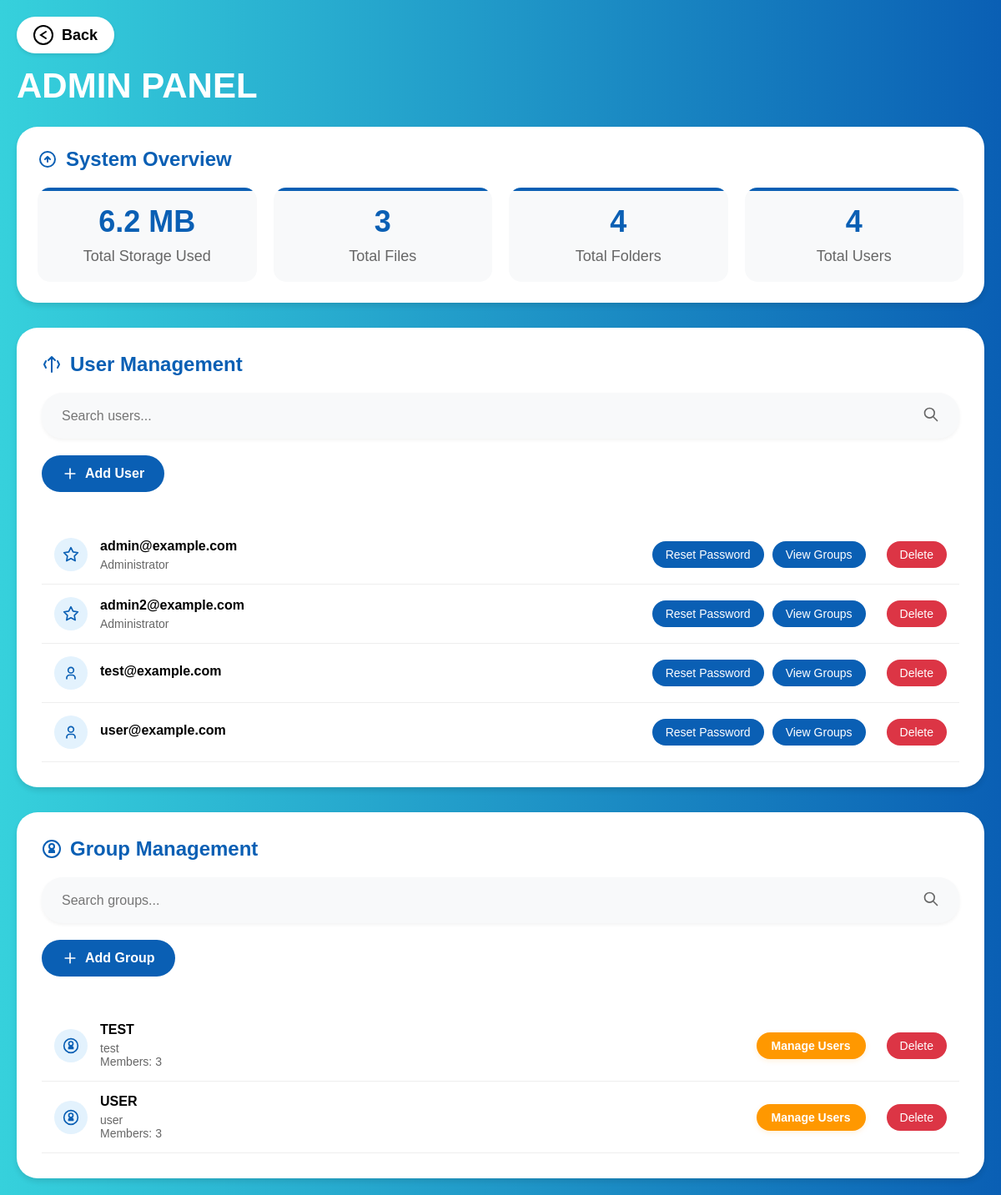
Screenshot of /admin/panel (signed in) with the database file from the repository.
### app.py (models this page shows, shortened)
class User(UserMixin, db.Model):
    id = db.Column(db.Integer, primary_key=True)
    email = db.Column(db.String(120), unique=True, nullable=False)
    password_hash = db.Column(db.String(128))
    is_admin = db.Column(db.Boolean, default=False)
    storage_limit = db.Column(db.BigInteger, default=5 * 1024 * 1024 * 1024)  # 5GB default
    last_login = db.Column(db.DateTime)
    files = db.relationship('File', backref='owner', lazy=True)
    folders = db.relationship('Folder', backref='owner', lazy=True)
    groups = db.relationship('Group', secondary='user_groups', backref=db.backref('users', lazy='dynamic'))

class Group(db.Model):
    id = db.Column(db.Integer, primary_key=True)
    name = db.Column(db.String(100), unique=True, nullable=False)
    description = db.Column(db.String(200))
    created_at = db.Column(db.DateTime, default=datetime.utcnow)

### app.py (the view)
@app.route('/admin/panel')
@login_required
def admin_panel():
    if not current_user.is_admin:
        flash('You do not have access to this page.', 'error')
        return render_template('user_dashboard.html')
    try:
        users = User.query.all()
        total_files = File.query.count()
        total_folders = Folder.query.count()
        total_storage_used = db.session.query(db.func.sum(File.size)).scalar() or 0
        if total_storage_used < 1024:
            total_storage_formatted = f"{total_storage_used} B"
        elif total_storage_used < 1024**2:
            total_storage_formatted = f"{total_storage_used/1024:.1f} KB"
        elif total_storage_used < 1024**3:
            total_storage_formatted = f"{total_storage_used/(1024**2):.1f} MB"
        else:
            total_storage_formatted = f"{total_storage_used/(1024**3):.1f} GB"
        user_storage = []
        for user in users:
            user_files = File.query.filter_by(owner_id=user.id).all()
            storage_used = sum(f.size for f in user_files)
            if storage_used < 1024**2:
                storage_formatted = f"{storage_used/1024:.1f} KB"
            elif storage_used < 1024**3:
                storage_formatted = f"{storage_used/(1024**2):.1f} MB"
            else:
                storage_formatted = f"{storage_used/(1024**3):.1f} GB"
            user_storage.append({
                'id': user.id,
                'email': user.email,
                'storage_used': storage_formatted,
                'storage_limit': f"{user.storage_limit/(1024**3):.1f} GB",
                'usage_percent': round((storage_used / user.storage_limit) * 100, 2) if user.storage_limit > 0 else 0
            })
        all_groups = Group.query.all()
        return render_template('admin_panel.html',
                             users=users,
                             user_storage=user_storage,
                             total_users=len(users),
                             total_files=total_files,
                             total_folders=total_folders,
                             total_storage=total_storage_formatted,
                             groups=all_groups)
    except Exception as e:
        flash(f'Erreur dans /admin/panel : {str(e)}', 'error')
        return redirect(url_for('admin_dashboard'))

### app.py (called while the page is built)
@login_manager.user_loader
def load_user(user_id):
    return User.query.get(int(user_id))

### templates/admin_panel.html (shortened to what this page needs)
<!DOCTYPE html>
<html lang="fr">
<head>
</head>
<body>
    <a href="{{ url_for('admin_dashboard') }}" class="back-button">
        <svg width="24" height="24" viewBox="0 0 24 24" fill="none">
            <circle cx="12" cy="12" r="11" stroke="black" stroke-width="2"/>
            <path d="M15 8L9 12L15 16" stroke="black" stroke-width="2" stroke-linecap="round"/>
        </svg>
        Back
    </a>
    <h1 class="admin-title">ADMIN PANEL</h1>
    <div class="stats-container">
        <h2 class="section-title">
            System Overview
        </h2>
        <div class="stats-grid">
            <div class="stat-card">
                <div class="stat-value">{{ total_storage }}</div>
                <div class="stat-label">Total Storage Used</div>
            </div>
            <div class="stat-card">
                <div class="stat-value">{{ total_files }}</div>
                <div class="stat-label">Total Files</div>
            </div>
            <div class="stat-card">
                <div class="stat-value">{{ total_folders }}</div>
                <div class="stat-label">Total Folders</div>
            </div>
            <div class="stat-card">
                <div class="stat-value">{{ total_users }}</div>
                <div class="stat-label">Total Users</div>
            </div>
        </div>
    </div>
    <div class="user-management">
        <h2 class="section-title">
            <svg width="24" height="24" viewBox="0 0 24 24" fill="none">
                <path d="M12 3V21M12 3L8 7M12 3L16 7M5 8L3 12L5 16M19 8L21 12L19 16" stroke="#0a5fb4" stroke-width="2" stroke-linecap="round" stroke-linejoin="round"/>
            </svg>
            User Management
        </h2>
        <div class="search-container">
            <input type="text" id="userSearch" class="search-input" placeholder="Search users...">
            <button class="search-btn">
                <svg width="20" height="20" viewBox="0 0 24 24" fill="none">
                    <path d="M21 21L15 15M17 10C17 13.866 13.866 17 10 17C6.13401 17 3 13.866 3 10C3 6.13401 6.13401 3 10 3C13.866 3 17 6.13401 17 10Z" stroke="#666" stroke-width="2" stroke-linecap="round" stroke-linejoin="round"/>
                </svg>
            </button>
        </div>
        <button class="btn-add-user" onclick="showAddUserModal()">
            <svg width="20" height="20" viewBox="0 0 24 24" fill="none">
                <path d="M12 5V19M5 12H19" stroke="white" stroke-width="2" stroke-linecap="round" stroke-linejoin="round"/>
            </svg>
            Add User
        </button>
        <ul class="activity-list" id="userList">
            {% for user in users %}
            <li class="activity-item">
                <div class="activity-icon">
                    {% if user.is_admin %}
                    <svg width="20" height="20" viewBox="0 0 24 24" fill="none">
                        <path d="M12 2L15.09 8.26L22 9.27L17 14.14L18.18 21.02L12 17.77L5.82 21.02L7 14.14L2 9.27L8.91 8.26L12 2Z" stroke="#0a5fb4" stroke-width="2" stroke-linecap="round" stroke-linejoin="round"/>
                    </svg>
                    {% else %}
                    <svg width="20" height="20" viewBox="0 0 24 24" fill="none">
                        <circle cx="12" cy="8" r="4" stroke="#0a5fb4" stroke-width="2"/>
                        <path d="M6 21V19C6 16.7909 7.79086 15 10 15H14C16.2091 15 18 16.7909 18 19V21" stroke="#0a5fb4" stroke-width="2"/>
                    </svg>
                    {% endif %}
                </div>
                <div class="activity-details">
                    <div class="activity-title">{{ user.email }}</div>
                    <div class="activity-meta">
                        {% if user.is_admin %}
                        <span class="badge">Administrator</span>
                        {% endif %}
                    </div>
                </div>
                <div class="user-actions">
                    <button class="btn-reset-password" data-user-id="{{ user.id }}">Reset Password</button>
                    <button class="btn-manage-groups" data-user-id="{{ user.id }}">View Groups</button>
                    <button class="btn-delete" data-user-id="{{ user.id }}">Delete</button>
                </div>
            </li>
            {% endfor %}
        </ul>
    </div>
    <div class="user-management">
        <h2 class="section-title">
            <svg width="24" height="24" viewBox="0 0 24 24" fill="none">
                <circle cx="12" cy="12" r="10" stroke="#0a5fb4" stroke-width="2"/>
                <path d="M8 15C8 13.3431 9.34315 12 11 12H13C14.6569 12 16 13.3431 16 15V17H8V15Z" fill="#0a5fb4"/>
                <circle cx="12" cy="9" r="3" stroke="#0a5fb4" stroke-width="2"/>
            </svg>
            Group Management
        </h2>
        <div class="search-container">
            <input type="text" id="groupSearch" class="search-input" placeholder="Search groups...">
            <button class="search-btn">
                <svg width="20" height="20" viewBox="0 0 24 24" fill="none">
                    <path d="M21 21L15 15M17 10C17 13.866 13.866 17 10 17C6.13401 17 3 13.866 3 10C3 6.13401 6.13401 3 10 3C13.866 3 17 6.13401 17 10Z" stroke="#666" stroke-width="2" stroke-linecap="round" stroke-linejoin="round"/>
                </svg>
            </button>
        </div>
        <button class="btn-add-user" onclick="showAddGroupModal()">
            <svg width="20" height="20" viewBox="0 0 24 24" fill="none">
                <path d="M12 5V19M5 12H19" stroke="white" stroke-width="2" stroke-linecap="round" stroke-linejoin="round"/>
            </svg>
            Add Group
        </button>
        <ul class="activity-list" id="groupList">
            {% for group in groups %}
            <li class="activity-item">
                <div class="activity-icon">
                    <svg width="20" height="20" viewBox="0 0 24 24" fill="none">
                        <circle cx="12" cy="12" r="10" stroke="#0a5fb4" stroke-width="2"/>
                        <path d="M8 15C8 13.3431 9.34315 12 11 12H13C14.6569 12 16 13.3431 16 15V17H8V15Z" fill="#0a5fb4"/>
                        <circle cx="12" cy="9" r="3" stroke="#0a5fb4" stroke-width="2"/>
                    </svg>
                </div>
                <div class="activity-details">
                    <div class="activity-title">{{ group.name }}</div>
                    <div class="activity-meta">
                        {{ group.description or 'No description' }}<br>
                        Members: {{ group.users.count() }}
                    </div>
                </div>
                <div class="user-actions">
                    <button class="btn-manage-users" data-group-id="{{ group.id }}">Manage Users</button>
                    <button class="btn-delete" data-group-id="{{ group.id }}">Delete</button>
                </div>
            </li>
            {% endfor %}
        </ul>
    </div>
</body>
</html>

### templates/admin_panel.html (style rules this page uses)
* { margin: 0; padding: 0; box-sizing: border-box; font-family: Arial, sans-serif; }
body { background: linear-gradient(to right, #36d1dc, #0a5fb4); color: black; min-height: 100vh; padding: 20px; }
.back-button { display: inline-flex; align-items: center; background-color: white; padding: 10px 20px; border-radius: 25px; width: fit-content; cursor: pointer; font-weight: bold; text-decoration: none; color: black; border: none; font-size: 18px; box-shadow: 0 2px 4px rgba(0, 0, 0, 0.1); transition: all 0.3s ease; }
.back-button svg { margin-right: 10px; }
.admin-title { color: white; font-size: 42px; font-weight: bold; margin: 15px 0 25px 0; }
.section-title { color: #0a5fb4; font-size: 24px; margin-bottom: 20px; display: flex; align-items: center; gap: 10px; }
.stats-container { background-color: white; border-radius: 25px; padding: 25px; margin-bottom: 30px; box-shadow: 0 4px 6px rgba(0, 0, 0, 0.1); }
.stats-grid { display: grid; grid-template-columns: repeat(auto-fit, minmax(250px, 1fr)); gap: 20px; }
.stat-card { background-color: #f8f9fa; border-radius: 15px; padding: 20px; text-align: center; transition: all 0.3s ease; position: relative; overflow: hidden; }
.stat-card::before { content: ''; position: absolute; top: 0; left: 0; width: 100%; height: 4px; background: #0a5fb4; }
.stat-value { font-size: 36px; font-weight: bold; color: #0a5fb4; margin-bottom: 10px; }
.stat-label { font-size: 18px; color: #666; }
.user-management { background-color: white; border-radius: 25px; padding: 30px; margin-top: 30px; box-shadow: 0 4px 6px rgba(0, 0, 0, 0.1); }
.btn-add-user { background-color: #0a5fb4; color: white; border: none; padding: 12px 24px; border-radius: 25px; font-weight: bold; font-size: 16px; margin-bottom: 20px; cursor: pointer; transition: all 0.3s ease; display: inline-flex; align-items: center; gap: 8px; }
.activity-list { list-style: none; margin-top: 20px; }
.activity-item { display: flex; align-items: center; padding: 15px; border-bottom: 1px solid #eee; transition: background-color 0.3s ease; }
.activity-icon { width: 40px; height: 40px; border-radius: 50%; background: #e3f2fd; display: flex; align-items: center; justify-content: center; margin-right: 15px; }
.activity-details { flex-grow: 1; }
.activity-title { font-weight: bold; margin-bottom: 5px; }
.activity-meta { font-size: 14px; color: #666; }
.btn-delete { background-color: #dc3545; color: white; border: none; padding: 8px 16px; border-radius: 25px; cursor: pointer; transition: all 0.3s ease; font-size: 14px; margin-left: 15px; }
.user-actions { display: flex; gap: 10px; }
.btn-reset-password, .btn-manage-groups { background-color: #0a5fb4; color: white; border: none; padding: 8px 16px; border-radius: 25px; cursor: pointer; transition: all 0.3s ease; font-size: 14px; }
.btn-manage-users { background-color: #ff9800; color: white; border: none; padding: 8px 18px; border-radius: 25px; cursor: pointer; transition: all 0.3s ease; font-size: 14px; font-weight: bold; box-shadow: 0 2px 6px rgba(255, 152, 0, 0.15); margin-left: 10px; }
.search-container { display: flex; align-items: center; margin-bottom: 20px; background-color: #f8f9fa; border-radius: 25px; padding: 8px 16px; box-shadow: 0 2px 4px rgba(0, 0, 0, 0.05); }
.search-input { flex: 1; border: none; background: none; padding: 8px; font-size: 16px; color: #333; outline: none; }
.search-btn { background: none; border: none; padding: 8px; cursor: pointer; transition: transform 0.2s ease; }

### rows the page displays
User: is_admin True (drawn), email "admin@example.com"
User: is_admin True (drawn), email "admin2@example.com"
User: is_admin False (drawn), email "test@example.com"
User: is_admin False (drawn), email "user@example.com"
Group: name "TEST", description "test", users.count "3"
Group: name "USER", description "user", users.count "3"

### other values shown
{{ total_storage }} "6.2 MB"
{{ total_files }} "3"
{{ total_folders }} "4"
{{ total_users }} "4"
